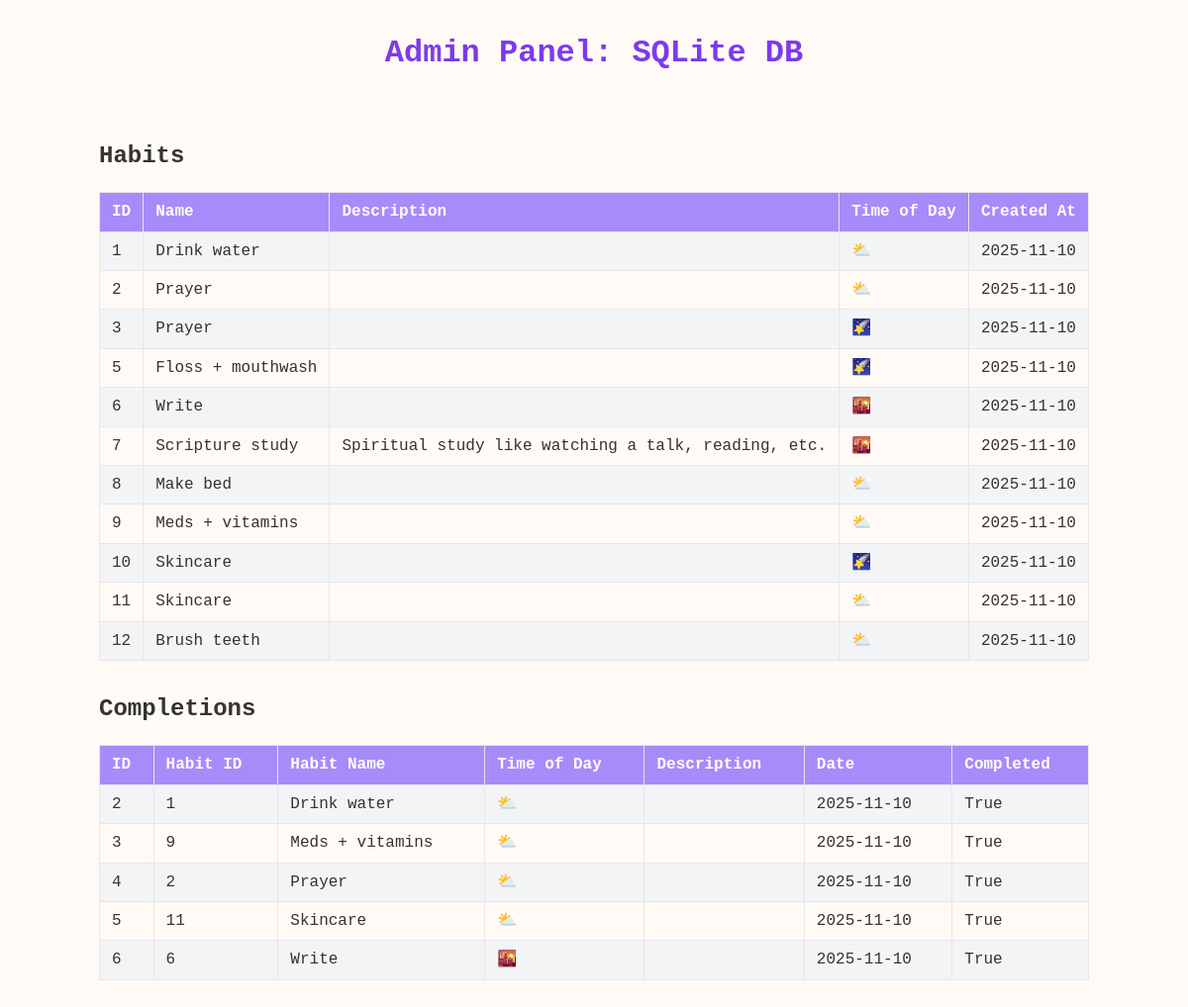
The app's page /admin, older data.
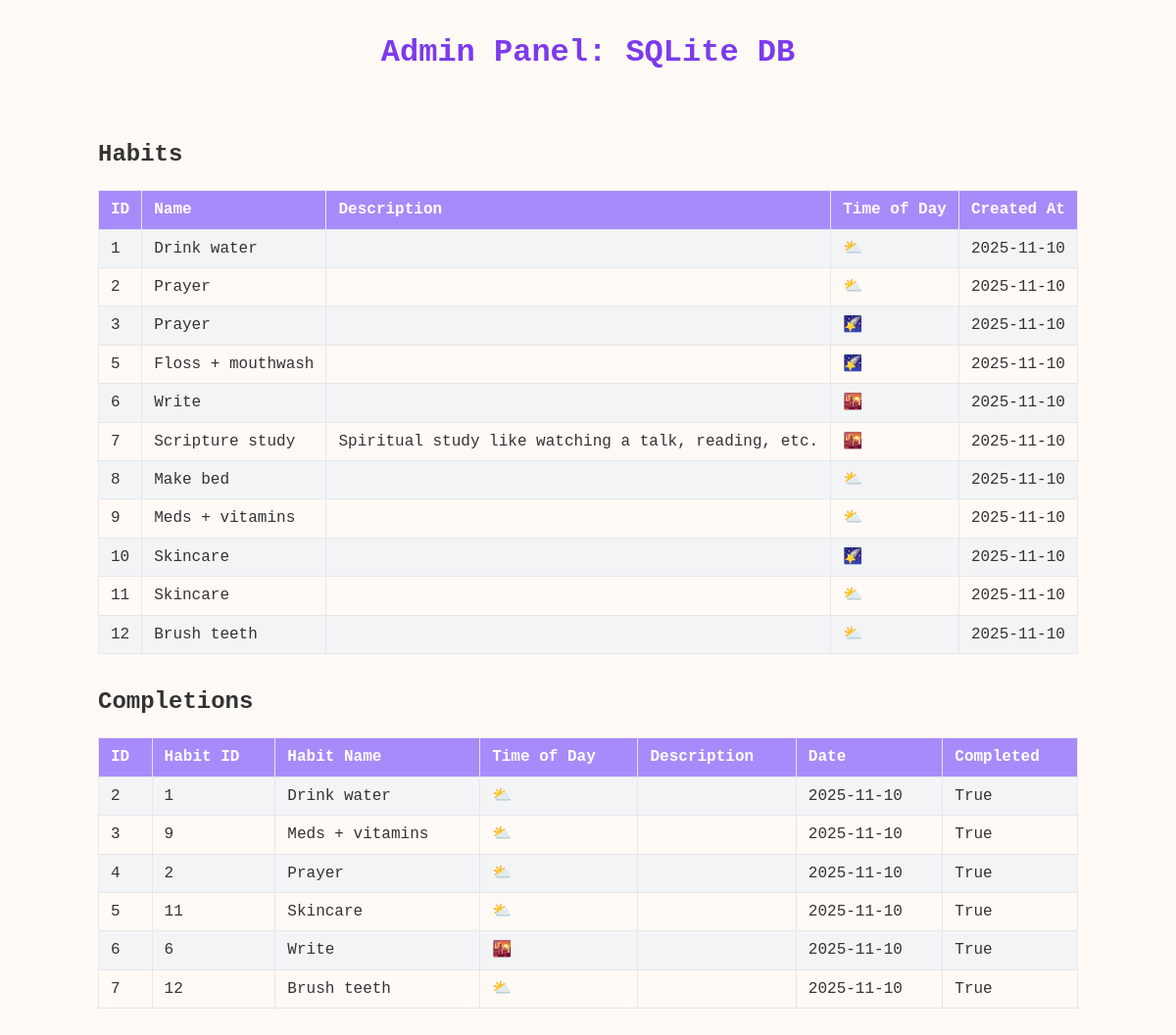
The same page, newer data.
### app.py (models this page shows, shortened)
class Habit(db.Model):
    id = db.Column(db.Integer, primary_key=True)
    name = db.Column(db.String(100), nullable=False)
    description = db.Column(db.String(250))
    created_at = db.Column(db.Date, default=date.today)
    completions = db.relationship("Completion", backref="habit", cascade="all, delete-orphan")
    time_of_day = db.Column(db.String(2), nullable=False, default='☀️')  # day

class Completion(db.Model):
    id = db.Column(db.Integer, primary_key=True)
    habit_id = db.Column(db.Integer, db.ForeignKey('habit.id'))
    date = db.Column(db.Date)
    completed = db.Column(db.Boolean, default=False)
    name = db.Column(db.String)
    description = db.Column(db.String)
    time_of_day = db.Column(db.String)

### app.py (the view)
@app.route('/admin')
def admin_panel():
    habits = Habit.query.order_by(Habit.id).all()
    completions = Completion.query.order_by(Completion.id).all()
    return render_template('admin.html', habits=habits, completions=completions)

### templates/admin.html (shortened to what this page needs)
<!DOCTYPE html>
<html lang="en">
<head>
</head>
<body>
<h1>Admin Panel: SQLite DB</h1>
<h2>Habits</h2>
<table>
    <tr>
        <th>ID</th>
        <th>Name</th>
        <th>Description</th>
        <th>Time of Day</th>
        <th>Created At</th>
    </tr>
    {% for h in habits %}
    <tr>
        <td>{{ h.id }}</td>
        <td>{{ h.name }}</td>
        <td>{{ h.description }}</td>
        <td>{{ h.time_of_day }}</td>
        <td>{{ h.created_at }}</td>
    </tr>
    {% endfor %}
</table>
<h2>Completions</h2>
<table>
    <tr>
        <th>ID</th>
        <th>Habit ID</th>
        <th>Habit Name</th>
        <th>Time of Day</th>
        <th>Description</th>
        <th>Date</th>
        <th>Completed</th>
    </tr>
    {% for c in completions %}
    <tr>
        <td>{{ c.id }}</td>
        <td>{{ c.habit_id }}</td>
        <td>{{ c.name }}</td>
        <td>{{ c.time_of_day }}</td>
        <td>{{ c.description }}</td>
        <td>{{ c.date }}</td>
        <td>{{ c.completed }}</td>
    </tr>
    {% endfor %}
</table>
</body>
</html>

Row changes from the older to the newer data that the page shows:
added Completion: id "7", habit_id "12", name "Brush teeth", time_of_day "⛅️", date "2025-11-10", completed "True"
